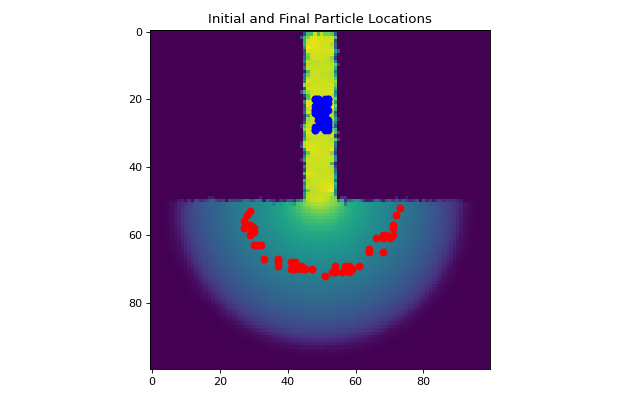

This figure's Python source:
"""Plot for quickstart demo 2 particle locations."""
import matplotlib.pyplot as plt
from dorado.example_data.define_params import make_anuga_params
import dorado as pr
import numpy as np

np.random.seed(1)  # make result consistent for docs
anugaparams = make_anuga_params()
particle = pr.particle_track.Particle(anugaparams)
walk_data = particle.run_iteration(target_time=2100)
plt.figure(figsize=(8, 5))
pr.routines.plot_state(anugaparams.depth, walk_data, iteration=0, c='b')
pr.routines.plot_state(anugaparams.depth, walk_data, iteration=-1, c='r')
plt.title('Initial and Final Particle Locations')
plt.tight_layout()
plt.show()
